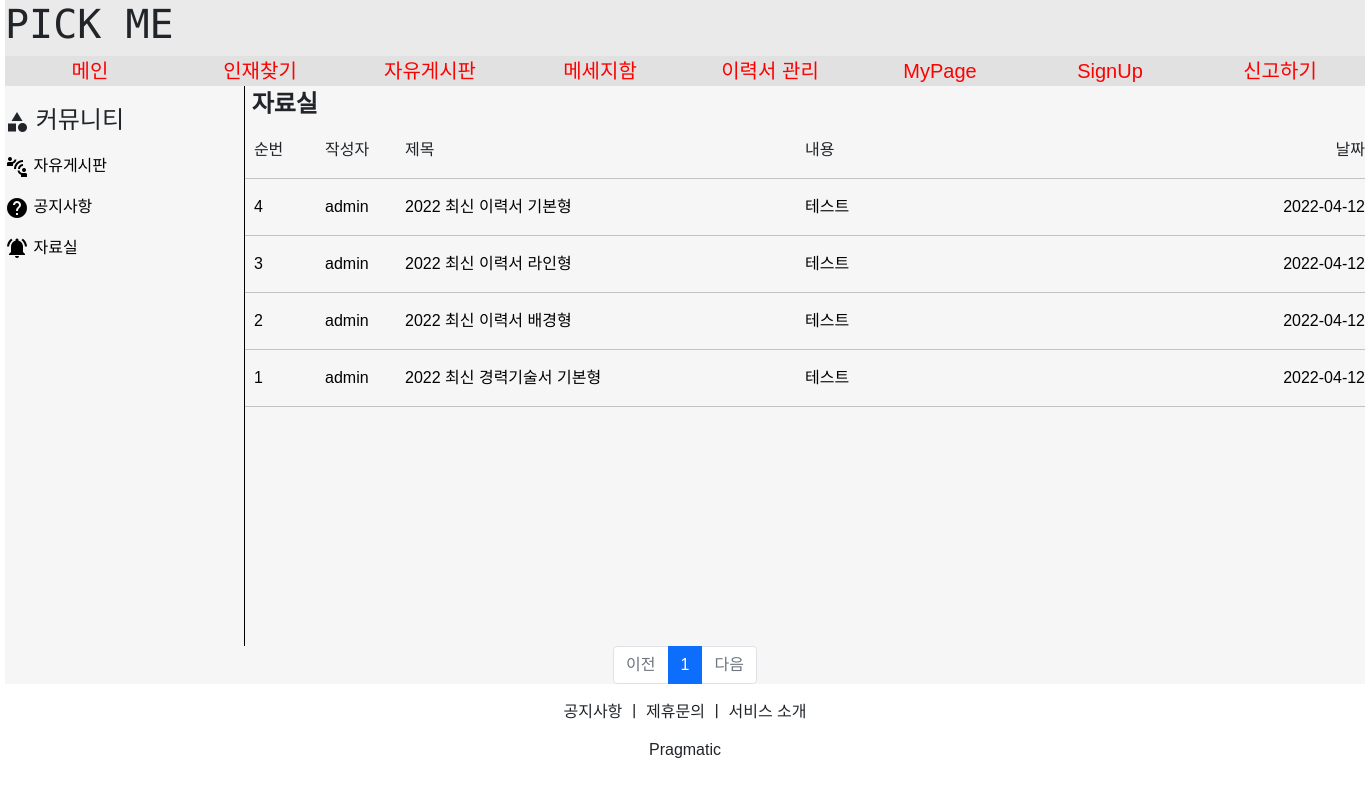
Screenshot of /board/board_jaro_list with the database file from the repository.
### boardapp/models.py (models this page shows)
class Board_Jaro_Model(models.Model):
    board_jaro_user = models.ForeignKey(MyUser, on_delete=models.CASCADE, related_name='board_jaro_user')
    board_jaro_title = models.CharField(max_length=2000)
    board_jaro_detail = models.TextField()
    board_jaro_date_time = models.DateTimeField(auto_now=True)
    board_jaro_file = models.FileField(upload_to='board/', null=True, blank=True)

### accountapp/models.py (models this page shows)
class MyUser(AbstractUser):
    nickname = models.CharField(max_length=20, unique=True)
    company_group = models.CharField(max_length=100)
    company_number = models.CharField(max_length=200)
    company_name = models.CharField(max_length=200)
    company_ceo = models.CharField(max_length=100)
    company_logo = models.FileField(upload_to='company_logo/', null=True, blank=True)
    company_phone_number = models.CharField(max_length=100)
    company_paper = models.FileField(upload_to='company_paper/', null=True, blank=True)
    sos_report = models.IntegerField(default=0)

### boardapp/views.py (the view)
# urls.py: path('board_jaro_list', views.board_jaro_list, name='board_jaro_list'),
def board_jaro_list(request):
    context={}
    page = request.GET.get('page', '1')
    jaro = Board_Jaro_Model.objects.all().order_by('-board_jaro_date_time')
    count = len(jaro)
    paginator = Paginator(jaro, 8)
    page_obj = paginator.get_page(page)
    context['jaro'] = page_obj
    context['count'] = count
    return render(request, 'board_jaro_list.html', context)

### boardapp/templates/board_jaro_list.html (shortened to what this page needs)
{% extends 'base-board.html' %}
{% block content %}
    {% load static %}
    <link rel="stylesheet" href="{% static 'css/board.css' %}">
    <div class="board_content">
        <div class="board_menu">
            <div class="self_margin"></div>
            <div style="font-size:1.5rem;">
                <i style="vertical-align:middle;" class="material-icons">category</i>
                커뮤니티
            </div>
            <div>
                <a href="{% url 'boardapp:board_list' %}">
                    <i style="vertical-align:middle;" class="material-icons">connect_without_contact</i>
                    자유게시판
                </a>
                <a href="{% url 'boardapp:board_gonge_list' %}">
                    <i style="vertical-align:middle;" class="material-icons">help</i>
                    공지사항
                </a>
                <a href="{% url 'boardapp:board_jaro_list' %}">
                    <i style="vertical-align:middle;" class="material-icons">notifications_active</i>
                    자료실
                </a>
            </div>
        </div>
        <div class="board_list">
            <div style="font-size:1.5rem; font-weight:bold;">
                &nbsp;자료실
            </div>
            <div class="board_main">
                <div style="width:5rem; height:1.5rem; overflow:hidden; text-overflow:ellipsis;">
                    &nbsp;
                    순번
                </div>
                <div style="width:5rem; height:1.5rem; overflow:hidden; text-overflow:ellipsis;">
                    작성자
                </div>
                <div style="width:25rem; height:1.5rem; overflow:hidden; text-overflow:ellipsis;">
                    제목
                </div>
                <div style="width:25rem; height:1.5rem; overflow:hidden; text-overflow:ellipsis;">
                    내용
                </div>
                <div style="width:10rem; display:flex;">
                    <div style="margin-left:auto;">
                        날짜
                    </div>
                </div>
            </div>
            <hr>
            {% for list in jaro %}
                <a href="{% url 'boardapp:board_jaro_detail' title=list.pk %}">
                    <div class="board_main">
                        <div style="width:5rem; height:1.5rem; overflow:hidden; text-overflow:ellipsis;">
                            {{ list.pk }}
                        </div>
                        <div style="width:5rem; height:1.5rem; overflow:hidden; text-overflow:ellipsis;">
                            {{ list.board_jaro_user }}
                        </div>
                        <div style="width:25rem; height:1.5rem; overflow:hidden; text-overflow:ellipsis;">
                            {{ list.board_jaro_title }}
                        </div>
                        <div style="width:25rem; height:1.5rem; overflow:hidden; text-overflow:ellipsis;">
                            {{ list.board_jaro_detail }}
                        </div>
                        <div style="width:10rem; display:flex;">
                            <div style="margin-left:auto;">
                                {{ list.board_jaro_date_time|date:"Y-m-d" }}
                            </div>
                        </div>
                    </div>
                </a>
                <hr>
            {% endfor %}
        </div>
    </div>
    <ul class="pagination justify-content-center">
        {% if jaro.has_previous %}
            <li class="page-item">
                <a class="page-link" href="?page={{ jaro.previous_page_number }}">이전</a>
            </li>
        {% else %}
            <li class="page-item disabled">
                <a class="page-link" tabindex="-1" aria-disabled="true" href="#">이전</a>
            </li>
        {% endif %}
        {% for page_number in jaro.paginator.page_range %}
            {% if page_number >= jaro.number|add:-5 and page_number <= jaro.number|add:5 %}
                {% if page_number == jaro.number %}
                    <li class="page-item active" aria-current="page">
                        <a class="page-link" href="?page={{ page_number }}">{{ page_number }}</a>
                    </li>
                {% else %}
                    <li class="page-item">
                        <a class="page-link" href="?page={{ page_number }}">{{ page_number }}</a>
                    </li>
                {% endif %}
            {% endif %}
        {% endfor %}
        {% if jaro.has_next %}
            <li class="page-item">
                <a class="page-link" href="?page={{ jaro.next_page_number }}">다음</a>
            </li>
        {% else %}
            <li class="page-item disabled">
                <a class="page-link" tabindex="-1" aria-disabled="true" href="#">다음</a>
            </li>
        {% endif %}
    </ul>
{% endblock %}

### static/css/board.css (style rules this page uses)
* { font-family: 'Noto Sans KR', sans-serif; }
a { color:#000000; }
.board_content { width:85rem; height:70vh; display:flex; }
.board_menu { width:15rem; height:70vh; border-right:1px solid black; }
.board_list { width:70rem; height:70vh; }
.board_main { display:flex; }
.self_margin { width:5rem; height:1rem; }

### templates/head-board.html (style rules this page uses)
a { text-decoration:none }

### rows the page displays
Board_Jaro_Model: pk "4", board_jaro_user "admin", board_jaro_title "2022 최신 이력서 기본형", board_jaro_detail "테스트", board_jaro_date_time "2022-04-12"
Board_Jaro_Model: pk "3", board_jaro_user "admin", board_jaro_title "2022 최신 이력서 라인형", board_jaro_detail "테스트", board_jaro_date_time "2022-04-12"
Board_Jaro_Model: pk "2", board_jaro_user "admin", board_jaro_title "2022 최신 이력서 배경형", board_jaro_detail "테스트", board_jaro_date_time "2022-04-12"
Board_Jaro_Model: pk "1", board_jaro_user "admin", board_jaro_title "2022 최신 경력기술서 기본형", board_jaro_detail "테스트", board_jaro_date_time "2022-04-12"

### other values shown
{{ page_number }} "1"
